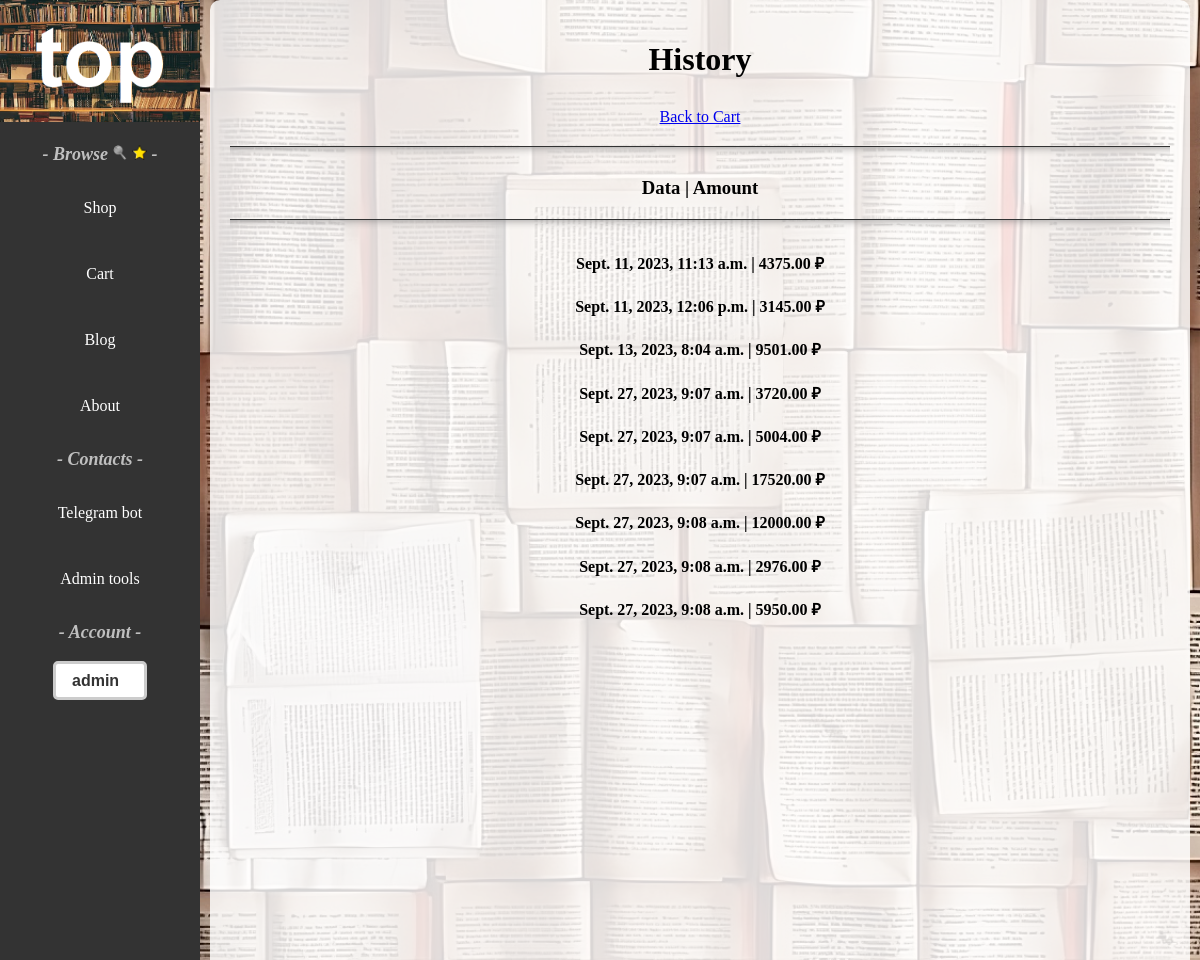
The app's page /shop/history/ (signed in), older data.
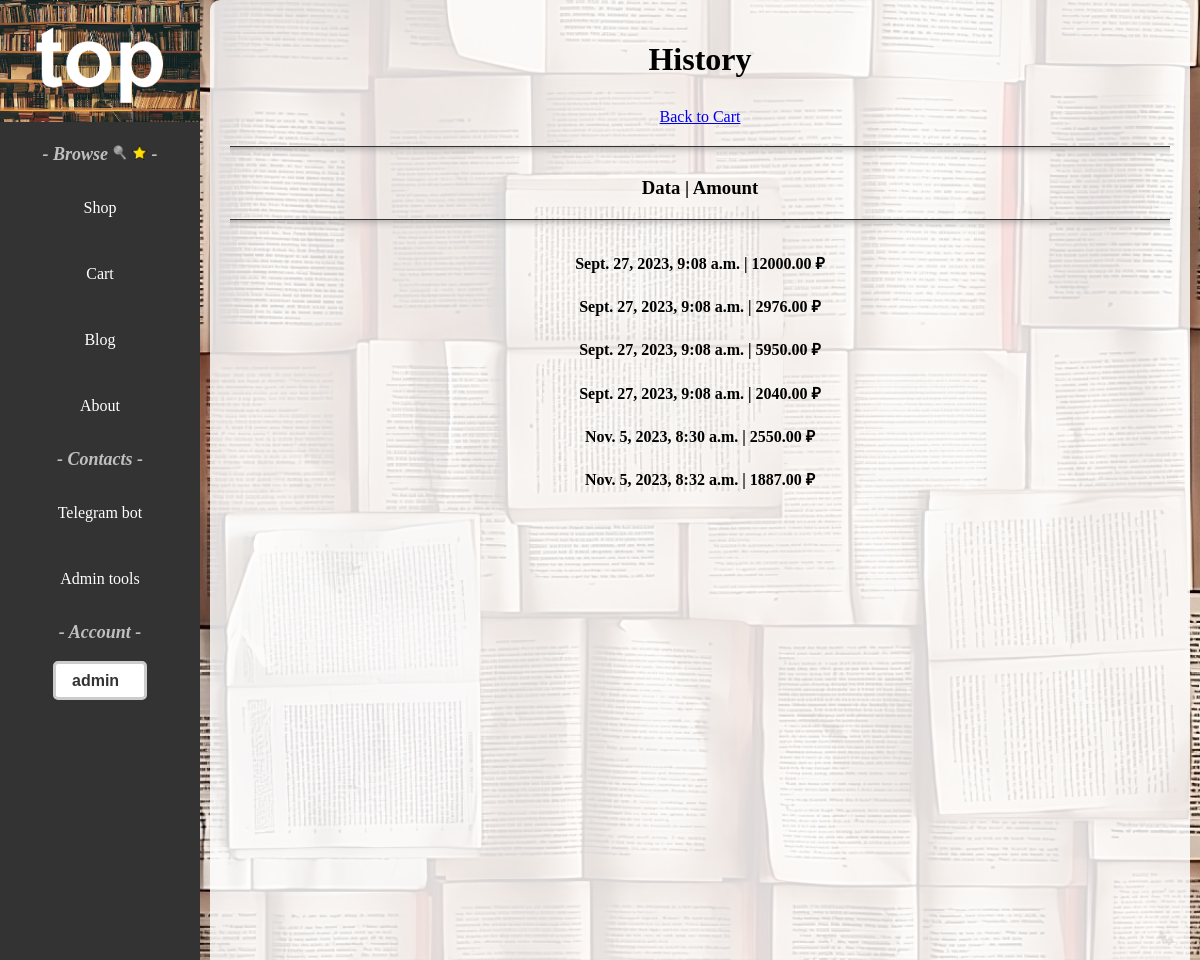
The same page, newer data.
### shop/models.py (models this page shows, shortened)
class Order(models.Model):
    STATUS_CART = '1_cart'
    STATUS_WAITING_FOR_PAYMENT = '2_waiting_for_payment'
    STATUS_PAID = '3_paid'
    STATUS_CHOICES = [
        (STATUS_CART, 'cart'),
        (STATUS_WAITING_FOR_PAYMENT, 'waiting_for_payment'),
        (STATUS_PAID, 'paid')
    ]
    user = models.ForeignKey(User, on_delete=models.CASCADE)
    status = models.CharField(max_length=32, choices=STATUS_CHOICES, default=STATUS_CART)
    amount = models.DecimalField(max_digits=20, decimal_places=2, blank=True, null=True)
    creation_time = models.DateTimeField(auto_now_add=True)
    payment = models.ForeignKey(Payment, on_delete=models.PROTECT, blank=True, null=True)
    comment = models.TextField(blank=True, null=True)
    class Meta:
        ordering = ['pk']
    @staticmethod
    def get_history(user: User):
        history = Order.objects.filter(user=user)
        return history

### shop/views.py (the view)
# urls.py: path('history/', history_page, name='history_orders'),
@login_required(login_url=reverse_lazy('login'))
def history_page(request):
    history = Order.get_history(request.user)
    context = {
        'history': history,
    }
    return render(request, 'shop/history.html', context)

### templates/shop/history.html (shortened to what this page needs)
{% extends 'base-page.html' %}
{% load static %}
{% block container %}
<div class="cartbackground">
    <p><h1 style="text-align: center;">History</h1>
    <p style="text-align: center;"><a href="{% url 'cart_view' %}">Back to Cart</a></p>
    <hr class="hr-shadow">
    <div class="row">
        <h3 style="text-align: center;">Data | Amount</h3>
    </div>
    <hr class="hr-shadow">
    <div class="row">
        {% for i in history %}
            {% if i.status == '2_waiting_for_payment' %}
                <h4 style="text-align: center;">{{ i.creation_time }} | {{ i.amount }} ₽</h4>
            {% endif %}
        {% endfor %}
    </div>
</div>
{% endblock container %}

### templates/base-page.html (shortened to what this page needs)
{% load static %}
<!DOCTYPE html>
<html lang="en">
<head>
    <link rel="stylesheet" href="{% static 'css/style.css' %}" type="text/css">
</head>
<body>
<div class="backgroundForImage" style="background-image: url('{% static 'images/mainwallpaper.jpeg' %}');">
    <div class="headerPosition">
        <header class="vertical-header">
            <div class="logo">
            <a href="/"><img src="{% static 'images/logo.png' %}" alt="logo"></a>
            </div>
            <p class="titlesheader">- Browse
                <a href="{% url 'search_page' %}" style="text-decoration: none;">
                    <img style="width: 15px; height: 15px;" src="{% static 'images/magnifier.png'%}">
                </a>
                {% if user.is_authenticated %}
                    <a href="{% url 'favorite_page' %}" style="text-decoration: none;">
                        <img style="width: 15px; height: 15px;" src="{% static 'images/favorites.png'%}">
                    </a>
                {% endif %}
                -
            </p>
            <nav>
            <ul>
                <li><a href="{% url 'shop' %}">Shop</a></li>
                <li><a href="{% url 'cart_view' %}">Cart</a></li>
                <li><a href="{% url 'blog' %}">Blog</a></li>
                <li><a href="{% url 'about' %}">About</a></li>
            </ul>
            </nav>
            <p class="titlesheader">- Contacts -</p>
            <nav>
                <ul>
                    <li><a href="https://t.me/BooksStorePaymentsbot" target="_blank">Telegram bot</a></li>
                </ul>
                {% if user.is_staff %}
                <ul>
                    <li><a href="/admin">Admin tools</a></li>
                </ul>
                {% else %}
                <ul>
                    <li><a href="{% url 'contact' %}">Email</a></li>
                </ul>
                {% endif %}
            </nav>
            <p class="titlesheader">- Account -</p>
            <nav>
                <select class="selectHeader" onchange="location = this.value;">
                  <option>
                      {% if user.is_authenticated %}
                        {{ user.username }}
                      {% else %}
                        Log in / Register ↓
                      {% endif %}
                  </option>
                </select>
            </nav>
        </header>
    </div>
{% block container %}
{% endblock container %}
</div>
</body>
</html>

### static/css/style.css (style rules this page uses)
.vertical-header { position: fixed; left: 0; top: 0; height: 100vh; width: 200px; background-color: #333; color: #fff; text-align: center; }
.vertical-header .logo { padding: 0; }
.vertical-header .logo img { max-width: 100%; }
.vertical-header nav ul { list-style: none; padding: 0; margin: 0; }
.vertical-header nav li { margin-bottom: 1rem; }
.vertical-header nav a { display: block; padding: 1rem; color: #fff; text-decoration: none; }
.headerPosition { width: 200px; height: 953px; position: fixed; }
.titlesheader { color: #ffffffb0; font-size: large; font-style: oblique; font-weight: bold; }
h1 { text-align: center; margin-bottom: 30px; }
.backgroundForImage { background-repeat: no-repeat; background-size: cover; position: fixed; top: 0; left: 0; width: 100%; height: 100%; overflow: scroll; }
.selectHeader { appearance: none; background-color: #fff; border: 3px solid #ccc; border-radius: 5px; padding: 8px 13px 8px 16px; font-size: 16px; font-weight: bold; color: #333; cursor: pointer; }
.cartbackground, .detailsBackground, .aboutBackground { max-width: 1300.400px; height: 100%; background-color: rgba(255, 255, 255, 0.837); margin-left: 210px; margin-right: 10px; padding: 20px; opacity: 0.999; border-radius: 10px; }
.hr-shadow { margin: 20px 0; padding: 0; height: 10px; border: none; border-top: 1px solid #333; box-shadow: 0 10px 10px -10px #8c8b8b inset; }

Row changes from the older to the newer data that the page shows:
removed Order: creation_time "Sept. 11, 2023, 11:13 a.m.", amount "4375.00"
removed Order: creation_time "Sept. 11, 2023, 12:06 p.m.", amount "3145.00"
removed Order: creation_time "Sept. 13, 2023, 8:04 a.m.", amount "9501.00"
removed Order: creation_time "Sept. 27, 2023, 9:07 a.m.", amount "3720.00"
removed Order: creation_time "Sept. 27, 2023, 9:07 a.m.", amount "5004.00"
removed Order: creation_time "Sept. 27, 2023, 9:07 a.m.", amount "17520.00"
now on this page (row edited): Order: creation_time "Sept. 27, 2023, 9:08 a.m.", amount "2040.00"
added Order: creation_time "Nov. 5, 2023, 8:30 a.m.", amount "2550.00"
added Order: creation_time "Nov. 5, 2023, 8:32 a.m.", amount "1887.00"
